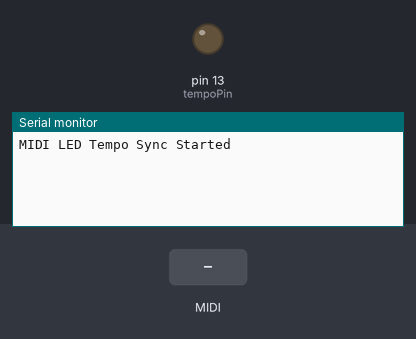
The sketch below on a simulated Arduino Mega 2560, built with avr-gcc and run on an emulated ATmega2560. Parts: output pins drawn as LEDs (lit = HIGH), the last lines printed to the serial monitor. The inputs (shaded band) are chosen by the test bench. MIDI output is not drawn.

Above: at 1.2 s.
1.3 s: MIDI note 36 received
At 1.51 s:
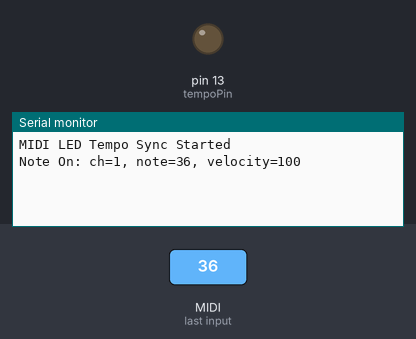
At 2.2 s:
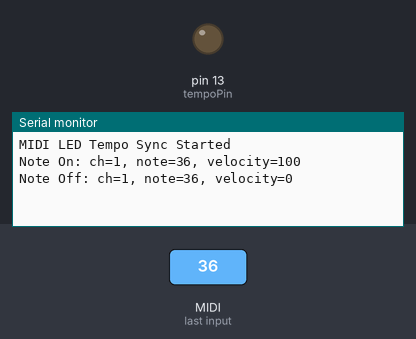

Measured:
- after the input at 1.3 s, the serial monitor: prints a new line at once (image 1)

The sketch:

clockLight.ino
```cpp
#include <Arduino.h>
#include <MIDI.h>

const int tempoPin = 13;  // Built-in LED on most Arduino boards

// Define which serial port to use for MIDI
#define MIDI_SERIAL Serial1

// Create the MIDI instance
MIDI_CREATE_INSTANCE(HardwareSerial, MIDI_SERIAL, MIDI);

const unsigned long pulseDuration = 50;  // LED on time in milliseconds
unsigned long lastPulseTime = 0;

void handleNoteOn(byte channel, byte note, byte velocity) {
  Serial.print("Note On: ch=");
  Serial.print(channel);
  Serial.print(", note=");
  Serial.print(note);
  Serial.print(", velocity=");
  Serial.println(velocity);
}

void handleNoteOff(byte channel, byte note, byte velocity) {
  Serial.print("Note Off: ch=");
  Serial.print(channel);
  Serial.print(", note=");
  Serial.print(note);
  Serial.print(", velocity=");
  Serial.println(velocity);
}

void handleControlChange(byte channel, byte number, byte value) {
  Serial.print("Control Change: ch=");
  Serial.print(channel);
  Serial.print(", number=");
  Serial.print(number);
  Serial.print(", value=");
  Serial.println(value);
}

void handleClock() {
  static byte clockCount = 0;
  clockCount++;

  // MIDI sends 24 clock messages per quarter note
  if (clockCount == 24) {  // Pulse LED every quarter note
    digitalWrite(tempoPin, HIGH);
    lastPulseTime = millis();
    // Serial.print(" 1/4 Note Pulse: ");
    clockCount = 0;
  }
}

void setup() {
  pinMode(tempoPin, OUTPUT);

  // Initialize MIDI communications
  MIDI.begin(MIDI_CHANNEL_OMNI);  // Listen to all MIDI channels
  MIDI.turnThruOff();             // Disable automatic MIDI Thru

  // Set up callbacks for MIDI messages
  MIDI.setHandleNoteOn(handleNoteOn);
  MIDI.setHandleNoteOff(handleNoteOff);
  MIDI.setHandleControlChange(handleControlChange);
  MIDI.setHandleClock(handleClock);

  // Initialize the default Serial for debugging
  Serial.begin(115200);  // Increased baud rate for faster printing
  while (!Serial) {
  }  // Wait for Serial to be ready
  Serial.println("MIDI LED Tempo Sync Started");
}

void loop() {
  MIDI.read();

  // Turn off LED after pulse duration
  if (millis() - lastPulseTime >= pulseDuration) {
    digitalWrite(tempoPin, LOW);
  }
}
```
